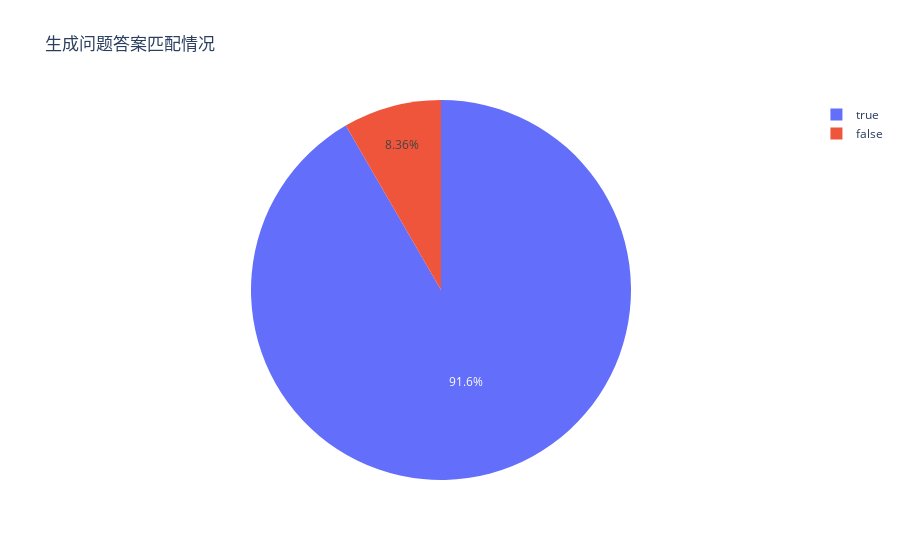

The code cell stored with this chart in its notebook:
### Code cell
plot_pie_chart_from_db("QA_GEN-10281814", "match", "生成问题答案匹配情况", None)

### Figure 1 — Plotly figure (JSON) as saved in the notebook; plotly's stock layout.template omitted (floating-point values rounded to 4 significant figures)
{"data": [{"domain": {"x": [0, 1], "y": [0, 1]}, "hovertemplate": "match=%{label}<br>count=%{value}<extra></extra>", "labels": [true, false], "legendgroup": "", "name": "", "showlegend": true, "type": "pie", "values": [1447, 132]}], "layout": {"legend": {"tracegroupgap": 0}, "title": {"text": "生成问题答案匹配情况"}}}
